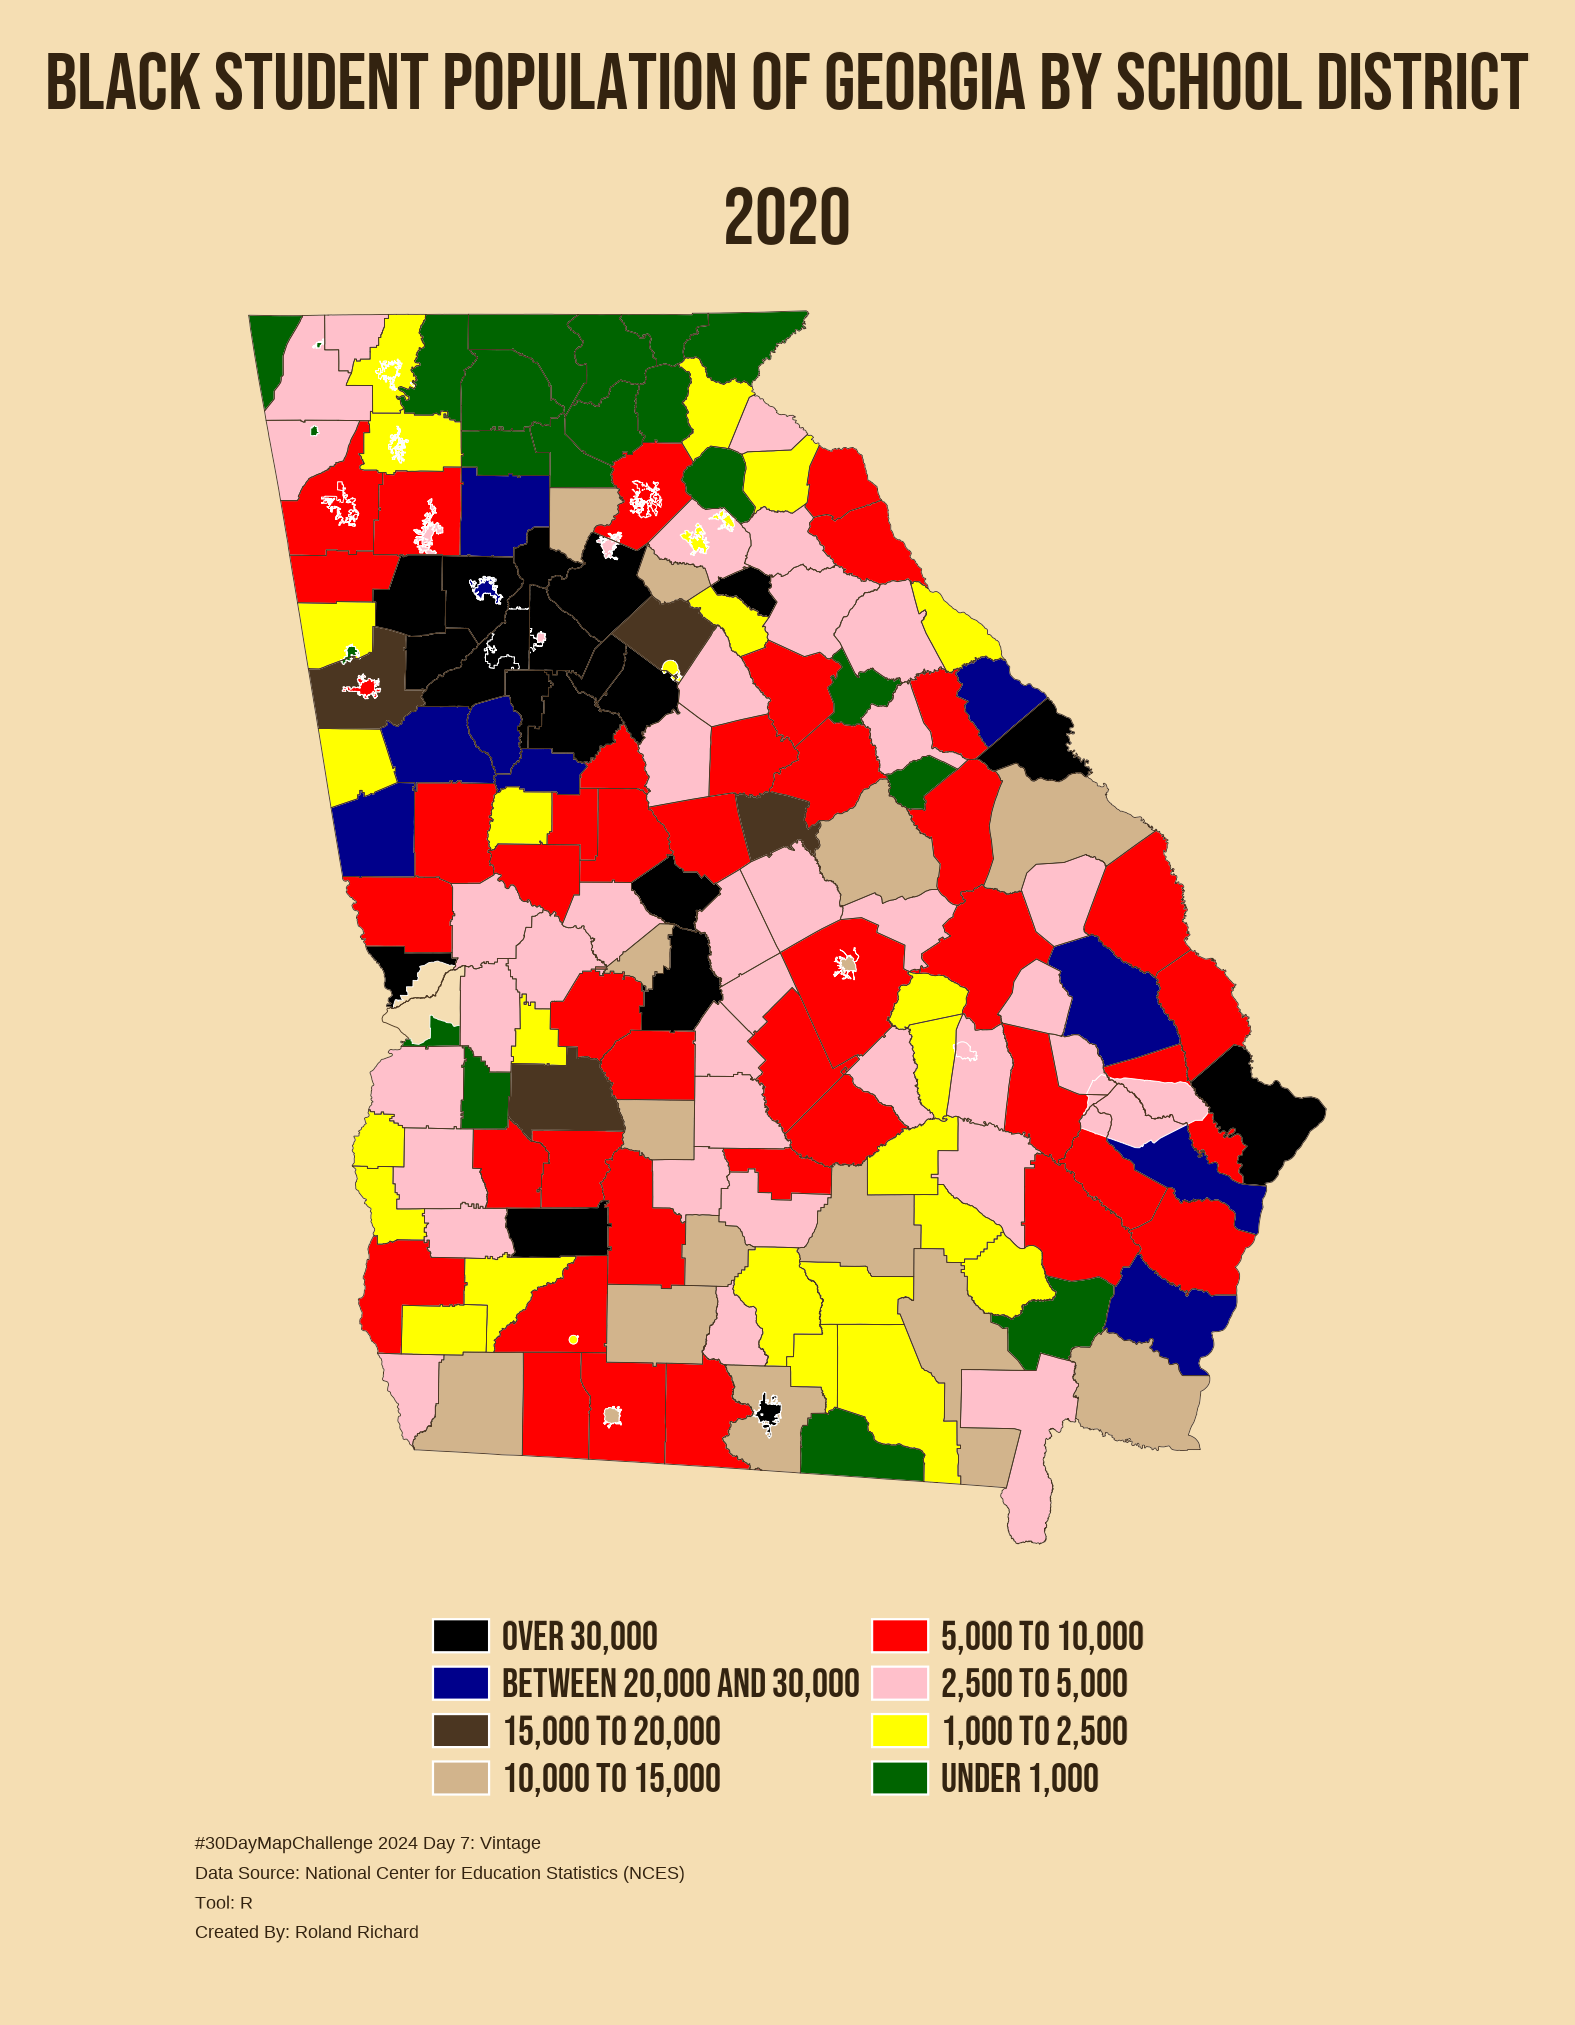

Write R code to recreate this figure.
# This code is a starting template to create a map similar to the W.E.B. Du Bois 1890 "Negro Population of Georgia by Counties" map, using ggplot2.
# This version uses the tigris package to get school district and student population data.

# Load necessary libraries
library(ggplot2)
library(sf)  # for handling spatial data
library(dplyr)  # for data manipulation
library(showtext)  # for custom fonts
library(tigris)  # for accessing spatial data
library(tidyverse)  # for data wrangling and visualization
library(tidycensus)  # for accessing Census data
library(grid)  # for custom grobs

# Set up Census API key (replace 'YOUR_CENSUS_API_KEY' with your actual key)
# census_api_key("YOUR_CENSUS_API_KEY", install = TRUE, overwrite = TRUE)
readRenviron("~/.Renviron")

# Add Google fonts for custom title
font_add_google(name = "Bebas Neue", family = "bebas")
showtext_auto()

# Get Georgia school districts shapefile using tigris
options(tigris_use_cache = TRUE)
georgia_school_districts <- school_districts(state = "GA", year = 2020, class = "sf")

# Get Georgia counties shapefile using tigris for county outlines
georgia_counties <- counties(state = "GA", year = 2020, class = "sf")

# Load population data for Black student population in Georgia using tidycensus
# You will need to ensure the variable names match those available in the ACS dataset
data_black_students <- get_acs(geography = "school district (unified)", 
                               variables = "B02009_001",  # Black or African American population variable
                               state = "GA",
                               year = 2020, 
                               survey = "acs5", 
                               output = "wide")


lvls <- c(
  `1` = "Over 30,000",
  `2` = "Between 20,000 and 30,000",
  `3` = "15,000 to 20,000",
  `4` = "10,000 to 15,000",
  `5` = "5,000 to 10,000",
  `6` = "2,500 to 5,000",
  `7` = "1,000 to 2,500",
  `8` = "Under 1,000"
)



# Join the ACS data with the school district shapefile
population_data <- georgia_school_districts %>%
  left_join(data_black_students, by = c("GEOID" = "GEOID")) %>%
  mutate(
    black_student_population = B02009_001E,
    population_category = case_when(
      black_student_population > 30000 ~ "Over 30,000",
      black_student_population > 20000 ~ "Between 20,000 and 30,000",
      black_student_population > 15000 ~ "15,000 to 20,000",
      black_student_population > 10000 ~ "10,000 to 15,000",
      black_student_population > 5000 ~ "5,000 to 10,000",
      black_student_population > 2500 ~ "2,500 to 5,000",
      black_student_population > 1000 ~ "1,000 to 2,500",
      TRUE ~ "Under 1,000"
    )
  )


population_data <- population_data |> mutate(population_category = recode_factor(population_category,!!!lvls))

# Define custom color palette to match the color categories in the original Du Bois map
# Updated with web-safe hex values
dubois_colors <- c(
  "Over 30,000" = "#000000",        # black
  "Between 20,000 and 30,000" = "#00008B",  # dark blue
  "15,000 to 20,000" = "#4B3621",    # brown
  "10,000 to 15,000" = "#D2B48C",    # light brown
  "5,000 to 10,000" = "#FF0000",     # red
  "2,500 to 5,000" = "#FFC0CB",      # pink
  "1,000 to 2,500" = "#FFFF00",      # yellow
  "Under 1,000" = "#006400"          # dark green
)

# Create the ggplot map with a vintage background theme and Georgia county outlines
p <- ggplot() +
  geom_sf(data = population_data, aes(fill = population_category), color = "white", size = 0.0001) +
  geom_sf(data = georgia_counties, fill = NA, color = "#4B3621", size = 0.5) +  # adding county outlines in dark brown
  scale_fill_manual(values = dubois_colors, na.value = "#D3D3D3") +  # gray80 equivalent in hex
  labs(
    title = "BLACK STUDENT POPULATION OF GEORGIA BY SCHOOL DISTRICT\n2020",
    caption = "\n#30DayMapChallenge 2024 Day 7: Vintage\nData Source: National Center for Education Statistics (NCES)\nTool: R\nCreated By: Roland Richard", 
    fill = NULL  # Remove fill legend title to match original map aesthetics
    
  ) +
  guides(fill = guide_legend(ncol = 2, byrow = FALSE, override.aes = list(shape = 21)))+
  theme_void() +
  theme(
    plot.background = element_rect(fill = "#F5DEB3", color = NA),  # wheat color for vintage look
    panel.background = element_rect(fill = "#F5DEB3", color = NA),
    plot.title = element_text(family = "bebas", hjust = 0.5, size = 60, face = "bold", color = "#332310"),  # darker brown color for title
    plot.caption = element_text(size = rel(1.2), family = "roboto", color = "#332310", hjust = 0),
    legend.position = "bottom",
    plot.margin = margin(t = 20, r = 40, b = 40, l = 40),
    legend.text = element_text(family = "bebas",size = 30, color = "#332310"),  # matching color for legend text
    legend.key.width = unit(1, "cm"),
    legend.box = "horizontal"
  ) 
# Print the map
print(p)


# Save the Final Map
ggsave(p,
       filename = "day7_vintage.png",
       type = "cairo",
       scale = 0.75,
       width = 14,
       height = 18,
       units = "in",
       dpi = 150)
